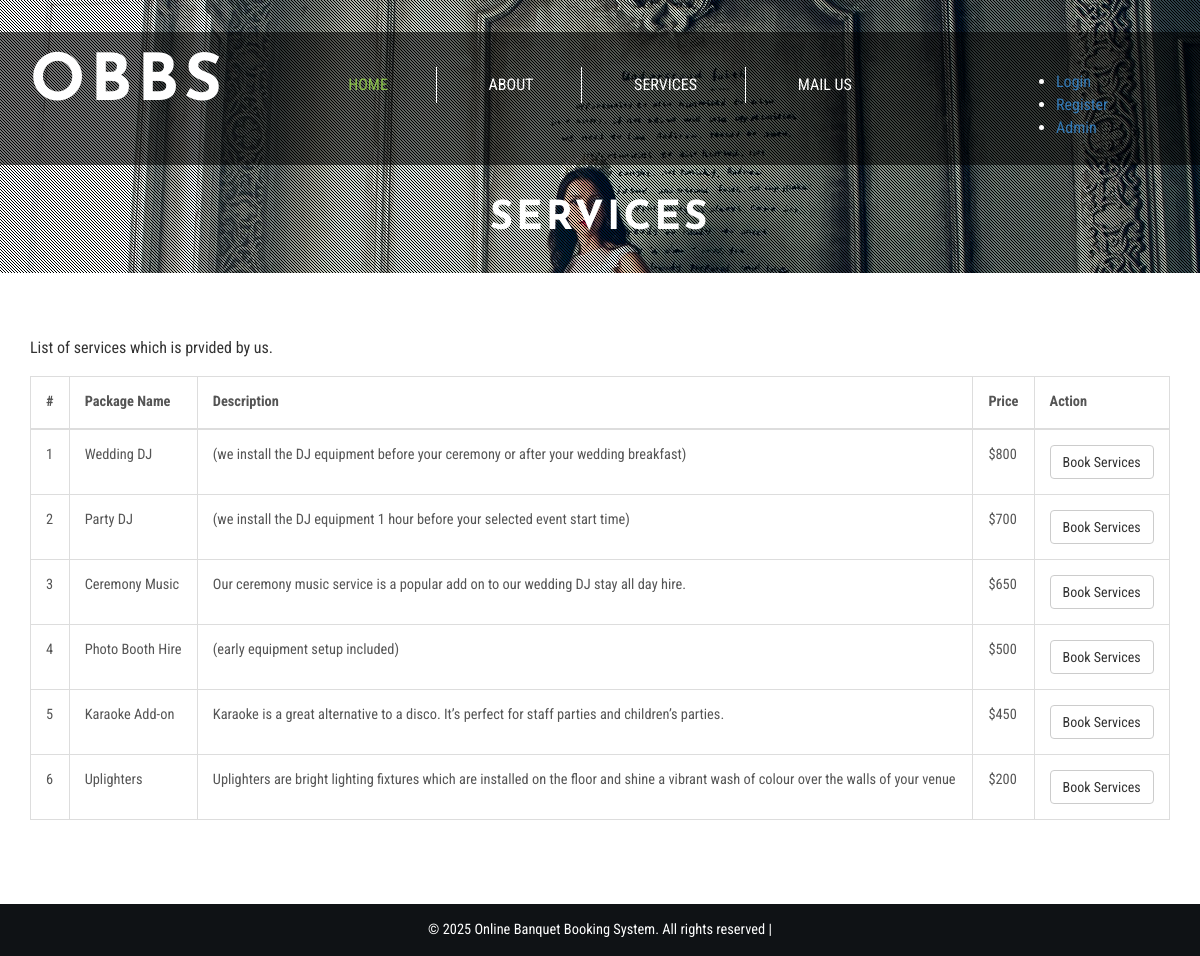
/services.php, run on the app's committed database.
### tables this page shows
CREATE TABLE `tblservice` (
  `ID` int(10) NOT NULL,
  `ServiceName` varchar(200) DEFAULT NULL,
  `SerDes` varchar(250) NOT NULL,
  `ServicePrice` varchar(200) DEFAULT NULL,
  `CreationDate` timestamp NULL DEFAULT current_timestamp()
);

### services.php (the view, shortened to what this page needs)
<?php
include('includes/dbconnection.php');
?>
<!DOCTYPE html>
<html lang="en">
<head>
<link href="css/bootstrap.css" rel="stylesheet" type="text/css" media="all" />
<link rel="stylesheet" href="css/style.css" type="text/css" media="all" />
<link href="css/font-awesome.css" rel="stylesheet">
</head>
<body>
	<div class="banner jarallax">
		<div class="agileinfo-dot">
		<?php include_once('includes/header.php');?>
			<div class="wthree-heading">
				<h2>Services</h2>
			</div>
		</div>
	</div>
	<div class="about-top">
		<div class="container">
			<div class="wthree-services-bottom-grids">
				<p class="wow fadeInUp animated" data-wow-delay=".5s">List of services which is prvided by us.</p>
					<div class="bs-docs-example wow fadeInUp animated" data-wow-delay=".5s">
						<table class="table table-bordered">
							<thead>
								<tr>
									<th>#</th>
									<th>Package Name</th>
									<th>Description</th>
									<th>Price</th>
									<th>Action</th>
								</tr>
							</thead>
							<tbody>
								<?php
$sql="SELECT * from tblservice";
$query = $dbh -> prepare($sql);
$query->execute();
$results=$query->fetchAll(PDO::FETCH_OBJ);
$cnt=1;
if($query->rowCount() > 0)
{
foreach($results as $row)
{               ?>
								<tr>
									<td><?php echo htmlentities($cnt);?></td>
									<td><?php  echo htmlentities($row->ServiceName);?></td>
									<td><?php  echo htmlentities($row->SerDes);?></td>
									<td>$<?php  echo htmlentities($row->ServicePrice);?></td>
									<?php if($_SESSION['obbsuid']==""){?>
									<td><a href="login.php" class="btn btn-default">Book Services</a></td>
									<?php } else {?>
									<td><a href="book-services.php?bookid=<?php echo $row->ID;?>" class="btn btn-default">Book Services</a></td><?php }?>
								</tr> <?php $cnt=$cnt+1;}} ?>
							</tbody>
						</table>
					</div>
			</div>
		</div>
	</div>
	<?php include_once('includes/footer.php');?>
</body>
</html>

### includes/header.php (shortened to what this page needs)
<div class="header">
                <div class="container">
                    <div class="header-top-grids">
                        <div class="agileits-logo">
                            <h1><a href="index.php">OBBS </a></h1>
                        </div>
                        <div class="top-nav">
                            <nav class="navbar navbar-default">
                                <div class="collapse navbar-collapse nav-wil" id="bs-example-navbar-collapse-1">
                                    <nav>
                                        <ul class="nav navbar-nav">
                                            <li class="active"><a href="index.php">Home</a></li>
                                            <li><a href="about.php">About</a></li>
                                            <li><a href="services.php">Services</a></li>
                                            <li><a href="mail.php">Mail Us</a></li>
                                        </ul>
                                    </nav>
                                </div>
                            </nav>
                        </div>
                        <br>
                        <?php if (strlen($_SESSION['obbsuid']==0)) {?>
                        <div class="collapse navbar-collapse nav-wil">
                            <ul style="color: white;">
                                <li style="color: white;"><a href="login.php">Login</a></li>
                                            <li style="color: white;"> <a href="signup.php">Register</a></li>
                                            <li><a href="admin/login.php">Admin</a></li>
                               <?php } ?>
                            </ul>
                        </div>
                    </div>
                </div>
            </div>

### includes/footer.php
<div class="agileits-w3layouts">
    <div class="container">
        <p>© 2025 Online Banquet Booking System. All rights reserved | </p>
    </div>
</div>

### css/style.css (style rules this page uses)
body a { transition: 0.5s all; -webkit-transition: 0.5s all; -o-transition: 0.5s all; -moz-transition: 0.5s all; -ms-transition: 0.5s all; }
html, body { font-size: 100%; font-family: 'Roboto Condensed', sans-serif; }
body { background:#FFFFFF; }
.banner { background: url(../images/1.jpg) no-repeat 0px 147px; background-size: cover; }
.agileinfo-dot { background: url(../images/dott.png)repeat 0px 0px; background-size: 3px; -webkit-background-size: 3px; -moz-background-size: 3px; -o-background-size: 3px; -ms-background-size: 3px; padding: 1em 0; }
.jarallax { position: relative; background-size: cover; background-repeat: no-repeat; background-position: 50% 50%; }
.header { margin: 1em 0 0 0; background: rgba(0, 0, 0, 0.54); padding: 1em 0; }
.agileits-logo { float: left; width: 10%; }
.agileits-logo h1 { margin:0; }
.agileits-logo h1 a { font-size: 1.8em; text-transform: uppercase; color: #FFFFFF; text-decoration: none; font-weight: 700; font-family: 'Josefin Sans', sans-serif; padding: 0; letter-spacing: 5px; }
.top-nav { float: left; width: 80%; text-align: center; margin: 1.2em 0 0 0; }
.navbar-default { background: none; border: none; }
.navbar { margin-bottom: 0; }
.navbar-collapse { padding: 0; box-shadow: none; }
.navbar-nav { float: none; }
.navbar-default .navbar-nav > li > a { color: #fff; }
.navbar-nav > li { float: none; border-right: solid 1px #FFFFFF; display: inline-block; }
.navbar-nav li:last-child { border:none; }
.navbar-nav > li > a { font-size: 1em; padding: .5em 3em; text-transform: uppercase; }
.navbar-default .navbar-nav > .active > a, .navbar-default .navbar-nav > .active > a:hover, .navbar-default .navbar-nav > .active > a:focus { color: #8bc34a; background: none; }
.banner-bottom,.services,.services-bottom,footer,.about-top,.agile-dot,.team,.gallery,.codes,.typography,.contact,.single { padding:4em 0; }
.agileits-w3layouts { text-align: center; padding: 1em 0; background: #0f1215; }
.agileits-w3layouts p { color:#FFFFFF; font-size:.9em; margin:0; }
.wthree-heading { margin: 2em 0 1em; }
.wthree-heading h2 { color: #ffffff; font-size: 2.5em; text-align: center; margin: 0; letter-spacing: 3px; font-weight: 800; text-transform: uppercase; font-family: 'Josefin Sans', sans-serif; }
.table > thead > tr > th, .table > tbody > tr > th, .table > tfoot > tr > th, .table > thead > tr > td, .table > tbody > tr > td, .table > tfoot > tr > td { border-top: none !important; }
.bs-docs-example { margin: 1em 0; }
.table td, .table>tbody>tr>td, .table>tbody>tr>th, .table>tfoot>tr>td, .table>tfoot>tr>th, .table>thead>tr>td, .table>thead>tr>th { padding: 15px!important; }
.table > thead > tr > th, .table > tbody > tr > th, .table > tfoot > tr > th, .table > thead > tr > td, .table > tbody > tr > td, .table > tfoot > tr > td { font-size: 0.9em; color: #555; border-top: none !important; }

### data on the page
tblservice: ServiceName "Wedding DJ", SerDes "(we install the DJ equipment before your ceremony or after your wedding breakfast)", ServicePrice "800"
tblservice: ServiceName "Party DJ", SerDes "(we install the DJ equipment 1 hour before your selected event start time)", ServicePrice "700"
tblservice: ServiceName "Ceremony Music", SerDes "Our ceremony music service is a popular add on to our wedding DJ stay all day hire.", ServicePrice "650"
tblservice: ServiceName "Photo Booth Hire", SerDes "(early equipment setup included)", ServicePrice "500"
tblservice: ServiceName "Karaoke Add-on", SerDes "Karaoke is a great alternative to a disco. It’s perfect for staff parties and children’s parties.", ServicePrice "450"
tblservice: ServiceName "Uplighters", SerDes "Uplighters are bright lighting fixtures which are installed on the floor and shine a vibrant wash of colour over the walls of your venue", ServicePrice "200"
